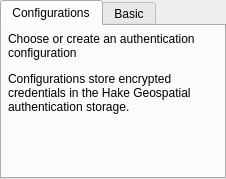
<?xml version="1.0" encoding="UTF-8"?>
<ui version="4.0">
 <class>QgsAuthSettingsWidget</class>
 <widget class="QWidget" name="QgsAuthSettingsWidget">
  <property name="geometry">
   <rect>
    <x>0</x>
    <y>0</y>
    <width>226</width>
    <height>179</height>
   </rect>
  </property>
  <property name="windowTitle">
   <string notr="true">Form</string>
  </property>
  <layout class="QVBoxLayout" name="verticalLayout">
   <property name="spacing">
    <number>0</number>
   </property>
   <property name="leftMargin">
    <number>0</number>
   </property>
   <property name="topMargin">
    <number>0</number>
   </property>
   <property name="rightMargin">
    <number>0</number>
   </property>
   <property name="bottomMargin">
    <number>0</number>
   </property>
   <item>
    <widget class="QTabWidget" name="tabAuth">
     <property name="sizePolicy">
      <sizepolicy hsizetype="Expanding" vsizetype="MinimumExpanding">
       <horstretch>0</horstretch>
       <verstretch>0</verstretch>
      </sizepolicy>
     </property>
     <property name="currentIndex">
      <number>0</number>
     </property>
     <widget class="QWidget" name="tabConfigurations">
      <attribute name="title">
       <string>Configurations</string>
      </attribute>
      <layout class="QVBoxLayout" name="verticalLayout_4">
       <property name="spacing">
        <number>6</number>
       </property>
       <property name="leftMargin">
        <number>6</number>
       </property>
       <property name="topMargin">
        <number>6</number>
       </property>
       <property name="rightMargin">
        <number>6</number>
       </property>
       <property name="bottomMargin">
        <number>6</number>
       </property>
       <item>
        <widget class="QLabel" name="label_5">
         <property name="sizePolicy">
          <sizepolicy hsizetype="Preferred" vsizetype="Minimum">
           <horstretch>0</horstretch>
           <verstretch>0</verstretch>
          </sizepolicy>
         </property>
         <property name="text">
          <string>Choose or create an authentication configuration</string>
         </property>
         <property name="textFormat">
          <enum>Qt::PlainText</enum>
         </property>
         <property name="wordWrap">
          <bool>true</bool>
         </property>
        </widget>
       </item>
       <item>
        <widget class="QgsAuthConfigSelect" name="mAuthConfigSelect" native="true">
         <property name="enabled">
          <bool>true</bool>
         </property>
         <property name="sizePolicy">
          <sizepolicy hsizetype="Maximum" vsizetype="Minimum">
           <horstretch>0</horstretch>
           <verstretch>0</verstretch>
          </sizepolicy>
         </property>
        </widget>
       </item>
       <item>
        <widget class="QLabel" name="label_6">
         <property name="sizePolicy">
          <sizepolicy hsizetype="Preferred" vsizetype="Minimum">
           <horstretch>0</horstretch>
           <verstretch>0</verstretch>
          </sizepolicy>
         </property>
         <property name="text">
          <string>Configurations store encrypted credentials in the Hake Geospatial authentication storage.</string>
         </property>
         <property name="textFormat">
          <enum>Qt::PlainText</enum>
         </property>
         <property name="wordWrap">
          <bool>true</bool>
         </property>
        </widget>
       </item>
       <item>
        <spacer name="verticalSpacer_2">
         <property name="orientation">
          <enum>Qt::Vertical</enum>
         </property>
         <property name="sizeHint" stdset="0">
          <size>
           <width>0</width>
           <height>0</height>
          </size>
         </property>
        </spacer>
       </item>
      </layout>
     </widget>
     <widget class="QWidget" name="tabBasic">
      <attribute name="title">
       <string>Basic</string>
      </attribute>
      <layout class="QGridLayout" name="gridLayout_3">
       <property name="leftMargin">
        <number>6</number>
       </property>
       <property name="topMargin">
        <number>6</number>
       </property>
       <property name="rightMargin">
        <number>6</number>
       </property>
       <property name="bottomMargin">
        <number>6</number>
       </property>
       <property name="spacing">
        <number>6</number>
       </property>
       <item row="4" column="0" colspan="3">
        <layout class="QHBoxLayout" name="horizontalLayout">
         <item>
          <widget class="QPushButton" name="btnConvertToEncrypted">
           <property name="sizePolicy">
            <sizepolicy hsizetype="Maximum" vsizetype="Fixed">
             <horstretch>0</horstretch>
             <verstretch>0</verstretch>
            </sizepolicy>
           </property>
           <property name="text">
            <string>Convert to configuration</string>
           </property>
          </widget>
         </item>
        </layout>
       </item>
       <item row="2" column="2">
        <widget class="QCheckBox" name="cbStorePassword">
         <property name="text">
          <string>Store</string>
         </property>
         <property name="checked">
          <bool>false</bool>
         </property>
        </widget>
       </item>
       <item row="3" column="1" colspan="2">
        <layout class="QHBoxLayout" name="horizontalLayout_2">
         <item>
           <widget class="QLabel" name="lblWarningIcon">
           <property name="pixmap">
            <pixmap>:/images/themes/default/mIconWarning.svg</pixmap>
           </property>
          </widget>
         </item>
         <item>
          <widget class="QLabel" name="lblWarning">
           <property name="sizePolicy">
            <sizepolicy hsizetype="Expanding" vsizetype="Fixed">
             <horstretch>0</horstretch>
             <verstretch>0</verstretch>
            </sizepolicy>
           </property>
           <property name="text">
            <string></string>
           </property>
           <property name="wordWrap">
            <bool>true</bool>
           </property>
          </widget>
         </item>
        </layout>
       </item>
       <item row="1" column="1">
        <widget class="QLineEdit" name="txtUserName">
         <property name="minimumSize">
          <size>
           <width>80</width>
           <height>0</height>
          </size>
         </property>
        </widget>
       </item>
       <item row="1" column="2">
        <widget class="QCheckBox" name="cbStoreUsername">
         <property name="text">
          <string>Store</string>
         </property>
         <property name="checked">
          <bool>false</bool>
         </property>
        </widget>
       </item>
       <item row="2" column="1">
        <widget class="QgsPasswordLineEdit" name="txtPassword">
         <property name="minimumSize">
          <size>
           <width>80</width>
           <height>0</height>
          </size>
         </property>
         <property name="echoMode">
          <enum>QLineEdit::Password</enum>
         </property>
         <property name="placeholderText">
          <string>Optional</string>
         </property>
        </widget>
       </item>
       <item row="2" column="0">
        <widget class="QLabel" name="label_3">
         <property name="text">
          <string>Passwor&amp;d</string>
         </property>
         <property name="buddy">
          <cstring>txtPassword</cstring>
         </property>
        </widget>
       </item>
       <item row="6" column="1">
        <spacer name="verticalSpacer">
         <property name="orientation">
          <enum>Qt::Vertical</enum>
         </property>
         <property name="sizeHint" stdset="0">
          <size>
           <width>0</width>
           <height>0</height>
          </size>
         </property>
        </spacer>
       </item>
       <item row="1" column="0">
        <widget class="QLabel" name="label_2">
         <property name="text">
          <string>&amp;User name</string>
         </property>
         <property name="buddy">
          <cstring>txtUserName</cstring>
         </property>
        </widget>
       </item>
       <item row="0" column="0" colspan="3">
        <widget class="QLabel" name="lblBasic">
         <property name="text">
          <string/>
         </property>
         <property name="textFormat">
          <enum>Qt::PlainText</enum>
         </property>
         <property name="wordWrap">
          <bool>true</bool>
         </property>
         <property name="textInteractionFlags">
          <set>Qt::NoTextInteraction</set>
         </property>
        </widget>
       </item>
      </layout>
     </widget>
    </widget>
   </item>
  </layout>
 </widget>
 <customwidgets>
  <customwidget>
   <class>QgsPasswordLineEdit</class>
   <extends>QLineEdit</extends>
   <header>qgspasswordlineedit.h</header>
  </customwidget>
  <customwidget>
   <class>QgsAuthConfigSelect</class>
   <extends>QWidget</extends>
   <header>qgsauthconfigselect.h</header>
   <container>1</container>
  </customwidget>
 </customwidgets>
 <tabstops>
  <tabstop>tabAuth</tabstop>
  <tabstop>mAuthConfigSelect</tabstop>
  <tabstop>txtUserName</tabstop>
  <tabstop>cbStoreUsername</tabstop>
  <tabstop>txtPassword</tabstop>
  <tabstop>cbStorePassword</tabstop>
  <tabstop>btnConvertToEncrypted</tabstop>
 </tabstops>
 <resources/>
 <connections/>
</ui>
